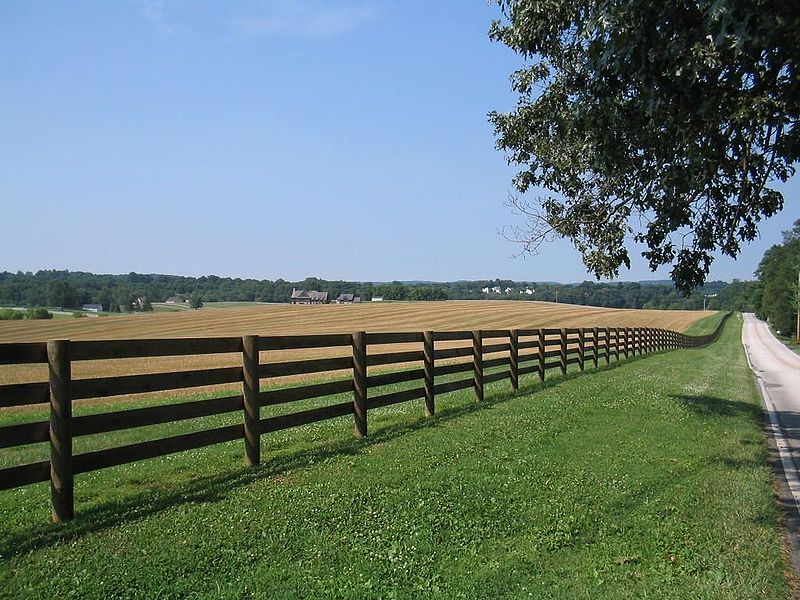
#> input picture processing/tracko/fence.jpg, 800 x 600 px
$ python perspective.py
#> lines starting #> are read from the running program, lines starting #| are printed output that depends on the picture
import numpy as np
import cv2
from matplotlib import pyplot as plt

img = cv2.imread('fence.jpg')
#> img is the input picture: shape (600, 800, 3); mean B, G, R 114.6, 120.9, 102.8
rows,cols,ch = img.shape
#> rows = 600; cols = 800; ch = 3

print(rows)
#| 600
print(cols)
#| 800
print(ch)
#| 3

#pts1 = np.float32([[56,65],[368,52],[28,387],[389,390]])

#pts2 = np.float32([[0,0],[300,0],[0,300],[300,300]])

pts2 = np.float32([[0,0],[600,600],[0,600],[600,0]])
pts1 = np.float32([[0,350],[0,550],[600,330],[600,400]])


M = cv2.getPerspectiveTransform(pts1,pts2)

dst = cv2.warpPerspective(img,M,(300,300))
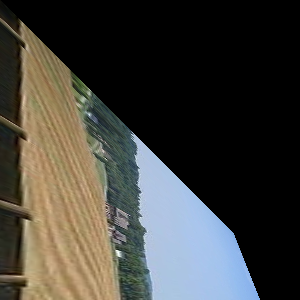
#> dst: shape (300, 300, 3); mean B, G, R 58.9, 63.9, 65

plt.subplot(121),plt.imshow(img),plt.title('Input')
plt.subplot(122),plt.imshow(dst),plt.title('Output')
plt.show()
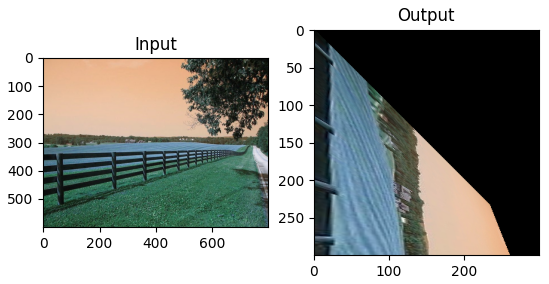
#> figure drawn by matplotlib, 2 panels; B, G, R data is drawn as R, G, B
